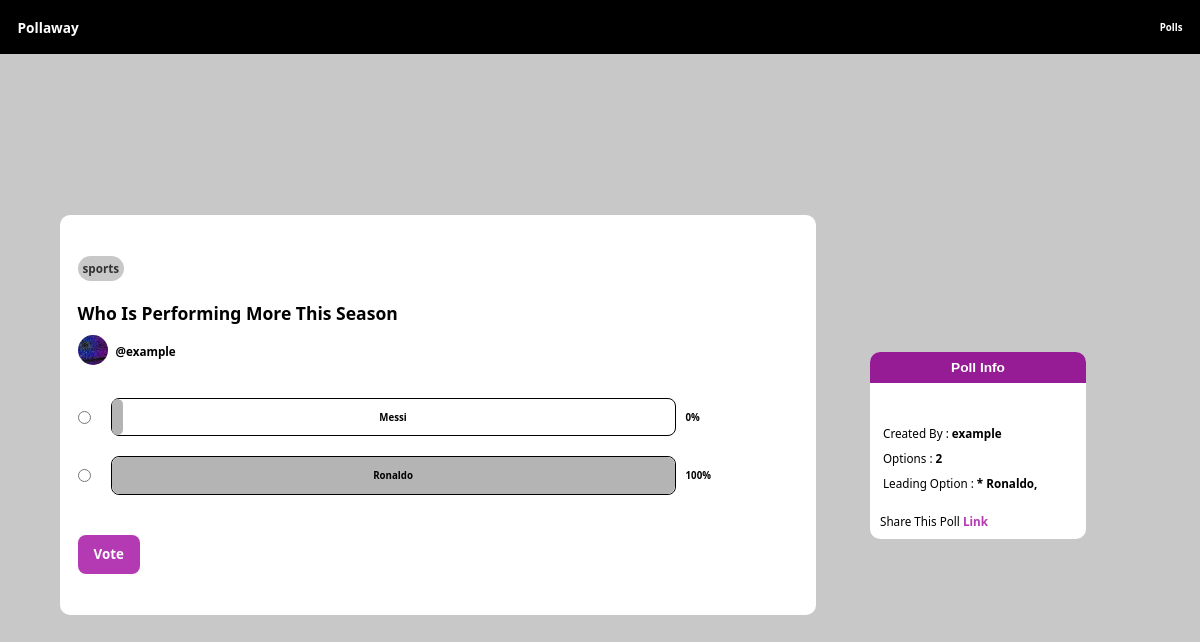
Screenshot of /polls/06b540f0-d85f-4604-a2df-c0b83d54b5e7/ (signed in) with the database file from the repository.
### polls/models.py (models this page shows, shortened)
class Poll(models.Model):
    category_choices = (
       ("anime","anime"),
       ("beauty","beauty"),
       ("business & finance", "business & finance"),
       ("education","education"),
       ("entertainment","entertainment"),
       ("fashion","fashion"),
       ("food","food"),
       ("government & Politics","government & politics"),
       ("lifestyle","lifestyle"),
       ("movies","movies"),
       ("music","music"),
       ("others","others"),
       ("relationships","relationships"),
       ("religion","religion"),
       ("sports","sports"),
       ("technology","technology"),
    )
    user = models.ForeignKey(User,on_delete = models.CASCADE,related_name = "my_poll")
    title = models.CharField(max_length=100, blank = True, null = True)
    category = models.CharField(choices=category_choices, max_length=100)
    image1 = ResizedImageField(size = [320,280], upload_to = "poll_images", force_format = "jpeg", quality = 100, blank = True,  null = True)
    image2 = ResizedImageField(size = [320,280], upload_to = "poll_images", force_format = "jpeg", quality = 100, blank = True,  null = True)
    multiple_option_selection = models.BooleanField(default = False)
    date_created = models.DateTimeField(auto_now_add=True, blank = True, null=True)
    expire = models.DateTimeField(blank = True, null = True)
    public = models.BooleanField(default = True)
    id = models.UUIDField(default = uuid.uuid4, unique=True, primary_key = True, editable=False)
    def leading_option(self):
        leader = 0 # keeps track of the number of votes an option has
        leading_option = "" # holds the option with the highest votes
        tie_list = [] #holds the tie options if there are any
        options = self.option.all()
        for option in options:
            if option.num_of_votes() > leader:
                leader = option.num_of_votes()
                leading_option = option
        for option in options:
            if option is leading_option:
                pass
            elif option.num_of_votes() == leader:
                tie_list.append(option)
        if tie_list != "":
            tie_list.append(leading_option)
            return tie_list
        else:
            return leading_option

class Poll_Option(models.Model):
    poll = models.ForeignKey(Poll,on_delete=models.CASCADE, related_name="option")
    image = ResizedImageField(size = [320,280], upload_to = "poll_option_images", quality = 100, blank = True, null = True)
    option = models.CharField(max_length=100,blank = True,null=True)
    def __str__(self):
        return self.option
    def num_of_votes(self):
        return len(self.votes.all())
    def vote_percent(self):
        total_votes = 0
        all_poll_options = self.poll.option.all() # getting all the votes from the other options of the poll this option belongs to
        for option in all_poll_options:
            total_votes+=option.num_of_votes()
        current_option_votes = self.num_of_votes()
        try:
            current_option_votes_percentage = round((current_option_votes/total_votes) * 100)
        except:
            current_option_votes_percentage = 0
        return current_option_votes_percentage

class Poll_Vote(models.Model):
    poll_option = models.ForeignKey(Poll_Option,on_delete=models.CASCADE,related_name="votes",blank = True,null = True)
    voter = models.ForeignKey(User,on_delete=models.CASCADE,related_name = "voters")

### user_account/models.py (models this page shows, shortened)
class Profile(models.Model):
    user = models.OneToOneField(User,on_delete=models.CASCADE,related_name = "my_profile")
    image = ResizedImageField(size = [300,210],upload_to = "profile_images",force_format = "jpeg",quality = 100,default = f"{settings.BASE_DIR}/media/profile_images/default-image.jpg",blank = True, null = True)
    about = models.TextField(max_length=200)

### polls/views.py (the view)
# urls.py: path("<str:id>/", single_poll, name = "single-poll"),
@login_required(login_url="login")
def single_poll(request,id):
    poll = Poll.objects.get(id = id)
    poll_options = len(poll.option.all())
    is_featured = False
    if Featured_Polls.objects.filter(user = request.user,polls = poll).exists():
        is_featured = True
    context = {
        "poll":poll,
        "poll_options":poll_options,
        "featured":is_featured,
    }
    return render(request,"polls/single-poll.html",context)

### polls/templates/polls/single-poll.html (shortened to what this page needs)
{%load static%}
<!DOCTYPE html>
<html lang="en">
<head>
    <link rel="stylesheet" href="{% static 'styles/general.css'%}">
    <link rel="stylesheet" href="{% static 'styles/all-polls.css'%}">
    <link rel="stylesheet" href="{% static 'styles/single-poll.css'%}">
</head>
<body>
    <header class="single-poll-header">
        <h3 id="pollaway"><a href=" {% url 'home' %} ">Pollaway</a></h3>
        <h5><a href=" {% url 'polls' %} ">Polls</a></h5>
    </header>
        <main class="single-poll-container">
            <section>
                <div class="poll-details">
                    <span class="poll-category">{{poll.category}}</span>
                    <h1>{{poll.title}}</h1>
                    <span class="poll-user">
                        {%if user.my_profile%}
                            <a href="{% url 'profile' poll.user.id%}"><img src="{{user.my_profile.image.url}}" alt="" srcset=""></a>
                        {%endif%}
                        <p><b>@{{user.username}}</b></p>
                    </span>
                    <div class="poll-options">
                        <form action=" {% url 'vote' %} " method="post">
                            {%if poll.multiple_option_selection == False%}
                            {%for option in poll.option.all%}
                            <div class="option">
                                <input type="radio" name="option" id="" value="{{option.id}}">
                                <div class="option-rating">
                                    <h5>{{option.option}}</h5>
                                    <div></div>
                                </div>
                                <h5>{{option.vote_percent}}%</h5>
                            </div>
                            {%endfor%}
                        {%endif%}
                        {%if featured == False%}
                            <input type="submit" value="Vote">
                        {%endif%}
                        </form>
                    </div>
                </div>
                <div class="poll-info">
                    <h3>Poll Info</h3>
                    <div class="infos">
                        <p>Created By :  <b>{{poll.user.username}}</b></p>
                        <p>Options :  <b>{{poll_options}}</b></p>
                        <p>Leading Option :
                            <b>
                                {%for option in poll.leading_option%}
                                   * {{option}},<br>
                                {%endfor%}
                            </b>
                        </p>
                    </div>
                    <p id="share-link">Share This Poll <a href="#"><b>Link</b></a></p>
                </div>
            </section>
        </main>
</body>
</html>

### static/styles/general.css (style rules this page uses)
* { margin: 0; padding: 0; -webkit-box-sizing: border-box; box-sizing: border-box; text-decoration: none; list-style: none; font-family: 'Segoe UI', Tahoma, Geneva, Verdana, sans-serif; -webkit-transition: .4s; transition: .4s; }
html { font-size: 73%; }
#pollaway { font-family: Impact, Haettenschweiler, 'Arial Narrow Bold', sans-serif; color: #c84ec8; -webkit-text-decoration: uppercase; text-decoration: uppercase; }
a { color: white; }
@media screen and (min-width: 800px) { html { font-size: 73%; } }

### polls/static/styles/all-polls.css (style rules this page uses)
body { background-color: #c8c8c8; width: 100%; }
.poll-options { margin-top: 30px; }
.poll-options form { display: block; width: 100%; }
.poll-options .option { display: -webkit-box; display: -ms-flexbox; display: flex; -webkit-box-align: center; -ms-flex-align: center; align-items: center; margin: 20px 0; }
.poll-options .option h5 { -ms-flex-preferred-size: 30%; flex-basis: 30%; overflow-wrap: break-word; }
.poll-options .option input { margin-right: 10px; }
.poll-options .option .option-rating { -ms-flex-preferred-size: 70%; flex-basis: 100%; width: 100%; background: transparent; border-radius: 8px; margin: 0 10px; border: .4px solid black; position: relative; text-align: center; padding: 1em 0; }
.poll-options .option .option-rating h5 { position: relative; z-index: 2; }
.poll-options .option .option-rating div { background: rgb(180,180,180); height: 100%; display: block; width: 0; padding: .5em .5em; border-radius: 8px; color: white; position: absolute; top: 0; left: 0; }
.poll-options input[type=submit] { margin-top: 20px; background: #b43ab4; border: none; padding: .8em 1.2em; text-align: center; font-weight: bolder; color: white; border-radius: 8px; }
@media screen and (min-width: 800px) { body { background-color: white; } }
@media screen and (min-width: 800px) { .poll-options .option .option-rating { -ms-flex-preferred-size: 100%; flex-basis: 100%; } }
@media screen and (min-width: 800px) { .poll-options .option h5 { -ms-flex-preferred-size: 20%; flex-basis: 20%; overflow-wrap: break-word; } }

### rows the page displays
Poll: category "sports", title "Who Is Performing More This Season", user.username "example"
Poll_Option: option "Messi", vote_percent "0"
Poll_Option: option "Ronaldo", vote_percent "100"

### other values shown
{{ user.username }} "example"
{{ poll_options }} "2"
